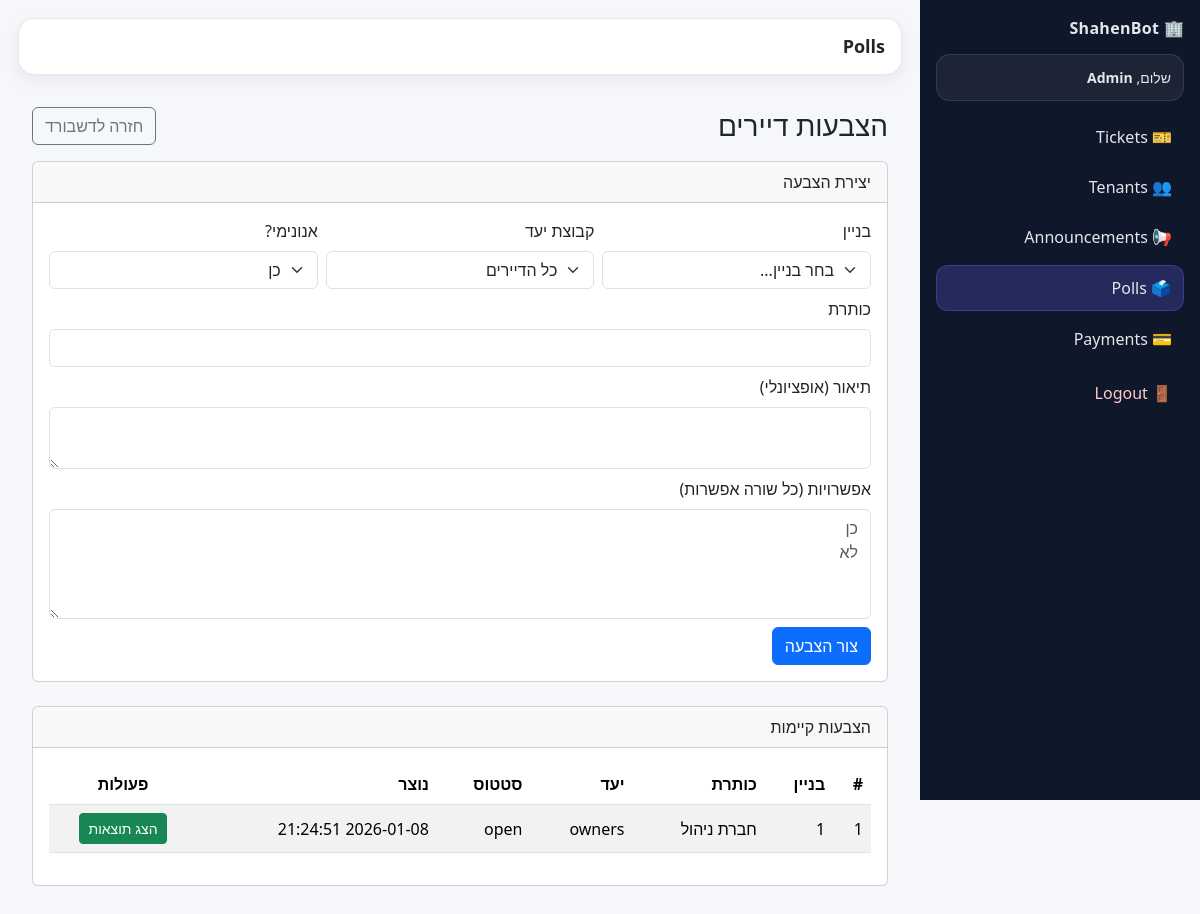
The page /admin/polls (signed in) on the database as committed earlier.
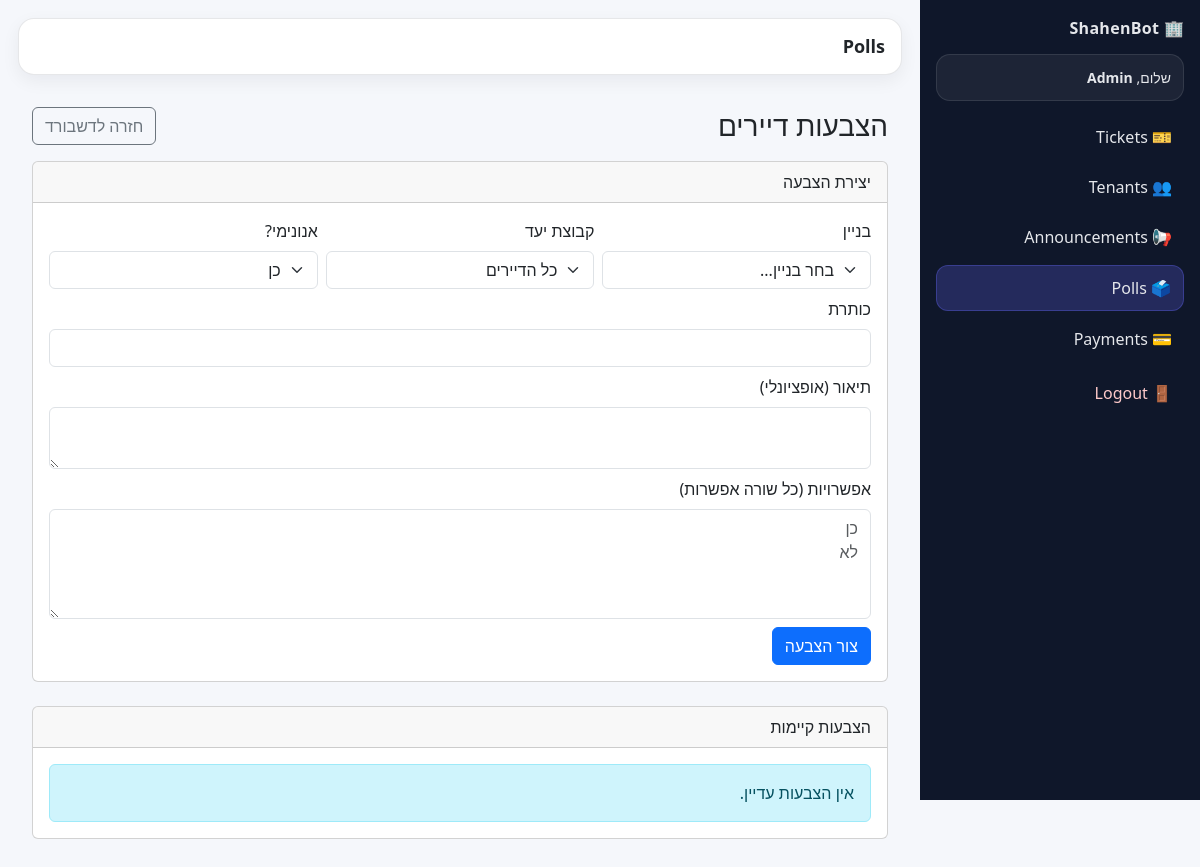
The same page on the database as committed later.
### tables this page shows
CREATE TABLE polls (
        id INTEGER PRIMARY KEY AUTOINCREMENT,
        building_id INTEGER NOT NULL,
        title TEXT NOT NULL,
        description TEXT,
        target_group TEXT NOT NULL DEFAULT 'all',  -- all/owners/renters
        is_anonymous INTEGER NOT NULL DEFAULT 1,   -- 1/0
        status TEXT NOT NULL DEFAULT 'open',       -- open/closed
        closes_at TEXT,                            -- ISO datetime optional
        created_at TEXT NOT NULL DEFAULT (datetime('now'))
        , closed_at TEXT, sent_at TEXT);

### app.py (the view)
@app.get("/admin/polls")
@admin_required
def admin_polls():
    staff, role, building_id_scope = get_staff_scope()
    buildings = get_buildings_db() if role == "super_admin" else []
    polls = list_polls_db(building_id_scope, status=None)
    return render_template("admin_polls.html", staff=staff, role=role, buildings=buildings, building_id=building_id_scope, polls=polls)

### app.py (called while the page is built)
def get_staff_scope():
    staff_user_id = session.get("staff_user_id")
    if not staff_user_id:
        return None, None, None
    staff = get_staff_user_by_id_db(int(staff_user_id))
    if not staff:
        return None, None, None
    role = staff.get("role")
    if role == "super_admin":
        bid = request.args.get("building_id", type=int)
        return staff, role, bid  # None => all buildings
    elif role == "building_admin":
        bid = staff.get("building_id")
        return staff, role, int(bid) if bid else None
    return staff, role, None

def admin_required(view):
    @wraps(view)
    def wrapped(*args, **kwargs):
        staff, role, bid = get_staff_scope()
        if not staff:
            return redirect(url_for("login"))
        return view(*args, **kwargs)
    return wrapped

@app.context_processor
def inject_current_user():
    tenant_user = None
    tenant_id = session.get("tenant_id")
    if tenant_id:
        tenant_user = get_tenant_by_id_db(int(tenant_id))
    return dict(current_tenant=tenant_user)

### shahenbot_db.py (called while the page is built)
def get_connection():
    conn = sqlite3.connect(DB_PATH)
    conn.row_factory = sqlite3.Row
    return conn

### templates/admin_polls.html (shortened to what this page needs)
{% extends "admin_base.html" %}
{% block page_title %}Polls{% endblock %}
{% block content %}
<div class="container py-3">
  <div class="d-flex align-items-center justify-content-between mb-3">
    <h3 class="m-0">הצבעות דיירים</h3>
    <a class="btn btn-outline-secondary" href="{{ url_for('building_admin_dashboard') }}">חזרה לדשבורד</a>
  </div>
  <div class="card mb-4">
    <div class="card-header">יצירת הצבעה</div>
    <div class="card-body">
      <form method="post" action="/admin/polls/create" class="row g-2">
        {% if role == "super_admin" %}
        <div class="col-md-4">
          <label class="form-label">בניין</label>
          <select name="building_id" class="form-select" required>
            <option value="">בחר בניין...</option>
          </select>
        </div>
        {% else %}
          <input type="hidden" name="building_id" value="{{building_id}}">
        {% endif %}
        <div class="col-md-4">
          <label class="form-label">קבוצת יעד</label>
          <select name="target_group" class="form-select">
            <option value="all">כל הדיירים</option>
          </select>
        </div>
        <div class="col-md-4">
          <label class="form-label">אנונימי?</label>
          <select name="is_anonymous" class="form-select">
            <option value="1" selected>כן</option>
          </select>
        </div>
        <div class="col-md-12">
          <label class="form-label">כותרת</label>
          <input class="form-control" name="title" maxlength="120" required>
        </div>
        <div class="col-md-12">
          <label class="form-label">תיאור (אופציונלי)</label>
          <textarea class="form-control" name="description" rows="2"></textarea>
        </div>
        <div class="col-md-12">
          <label class="form-label">אפשרויות (כל שורה אפשרות)</label>
          <textarea class="form-control" name="options" rows="4" placeholder="כן&#10;לא" required></textarea>
        </div>
        <div class="col-12">
          <button class="btn btn-primary">צור הצבעה</button>
        </div>
      </form>
    </div>
  </div>
  <div class="card">
    <div class="card-header">הצבעות קיימות</div>
    <div class="card-body">
      {% if not polls %}
        <div class="alert alert-info m-0">אין הצבעות עדיין.</div>
      {% else %}
      <div class="table-responsive">
        <table class="table table-striped align-middle">
          <thead>
            <tr>
              <th>#</th>
              <th>בניין</th>
              <th>כותרת</th>
              <th>יעד</th>
              <th>סטטוס</th>
              <th>נוצר</th>
              <th class="text-center">פעולות</th>
            </tr>
          </thead>
          <tbody>
            {% for p in polls %}
            <tr>
              <td>{{p.id}}</td>
              <td>{{p.building_id}}</td>
              <td>{{p.title}}</td>
              <td>{{p.target_group}}</td>
              <td>{{p.status}}</td>
              <td>{{p.created_at}}</td>
                <td class="text-center">
                {% if not p.sent_at %}
                    <form method="post" action="{{ url_for('admin_polls_send', poll_id=p.id) }}" style="display:inline">
                    <button class="btn btn-sm btn-outline-primary">
                        שלח לדיירים
                    </button>
                    </form>
                {% else %}
                    <a class="btn btn-sm btn-success"
                    href="{{ url_for('admin_poll_results', poll_id=p.id) }}">
                    הצג תוצאות
                    </a>
                {% endif %}
                </td>
            </tr>
            {% endfor %}
          </tbody>
        </table>
      </div>
      {% endif %}
    </div>
  </div>
</div>
{% endblock %}

Rows that differ between the two databases and show on the page:
removed polls: id "1", building_id "1", title "חברת ניהול", target_group "owners", status "open", created_at "2026-01-08 21:24:51"
Other text that changed with them:
text no longer shown: "# בניין כותרת יעד סטטוס נוצר פעולות"
text now shown: "אין הצבעות עדיין."
